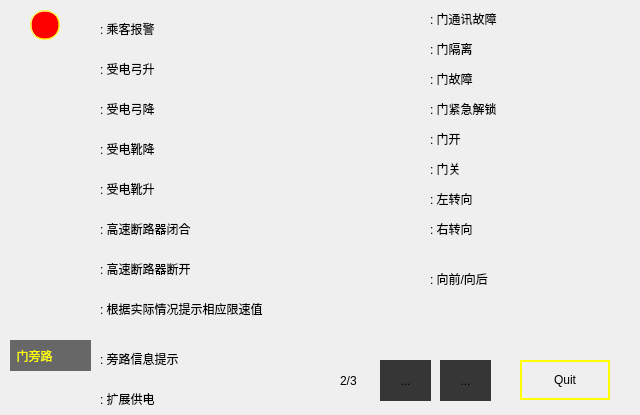
<?xml version="1.0" encoding="UTF-8"?>
<ui version="4.0">
 <class>CMainHelpDialog2</class>
 <widget class="QDialog" name="CMainHelpDialog2">
  <property name="windowModality">
   <enum>Qt::ApplicationModal</enum>
  </property>
  <property name="geometry">
   <rect>
    <x>0</x>
    <y>0</y>
    <width>640</width>
    <height>415</height>
   </rect>
  </property>
  <property name="windowTitle">
   <string>Dialog</string>
  </property>
  <property name="sizeGripEnabled">
   <bool>false</bool>
  </property>
  <property name="modal">
   <bool>true</bool>
  </property>
  <widget class="QPushButton" name="quitPushButton">
   <property name="geometry">
    <rect>
     <x>520</x>
     <y>360</y>
     <width>90</width>
     <height>40</height>
    </rect>
   </property>
   <property name="font">
    <font/>
   </property>
   <property name="styleSheet">
    <string>border: 2px solid  rgb(255, 255, 0);

</string>
   </property>
   <property name="text">
    <string>Quit</string>
   </property>
  </widget>
  <widget class="QToolButton" name="downToolButton">
   <property name="enabled">
    <bool>true</bool>
   </property>
   <property name="geometry">
    <rect>
     <x>380</x>
     <y>360</y>
     <width>51</width>
     <height>41</height>
    </rect>
   </property>
   <property name="styleSheet">
    <string notr="true">background-color: rgb(54, 54, 54);
border: 0px solid;</string>
   </property>
   <property name="text">
    <string>...</string>
   </property>
   <property name="icon">
    <iconset>
     <normaloff>resource/image/down.png</normaloff>resource/image/down.png</iconset>
   </property>
   <property name="iconSize">
    <size>
     <width>48</width>
     <height>48</height>
    </size>
   </property>
  </widget>
  <widget class="QToolButton" name="upToolButton">
   <property name="geometry">
    <rect>
     <x>440</x>
     <y>360</y>
     <width>51</width>
     <height>41</height>
    </rect>
   </property>
   <property name="styleSheet">
    <string notr="true">background-color: rgb(54, 54, 54);
border: 0px solid;</string>
   </property>
   <property name="text">
    <string>...</string>
   </property>
   <property name="icon">
    <iconset>
     <normaloff>resource/image/up.png</normaloff>resource/image/up.png</iconset>
   </property>
   <property name="iconSize">
    <size>
     <width>48</width>
     <height>48</height>
    </size>
   </property>
  </widget>
  <widget class="QLabel" name="currentPageLabel">
   <property name="geometry">
    <rect>
     <x>340</x>
     <y>360</y>
     <width>31</width>
     <height>41</height>
    </rect>
   </property>
   <property name="font">
    <font/>
   </property>
   <property name="styleSheet">
    <string/>
   </property>
   <property name="text">
    <string>2/3</string>
   </property>
  </widget>
  <widget class="QLabel" name="Label1_10">
   <property name="geometry">
    <rect>
     <x>100</x>
     <y>100</y>
     <width>201</width>
     <height>17</height>
    </rect>
   </property>
   <property name="font">
    <font/>
   </property>
   <property name="styleSheet">
    <string/>
   </property>
   <property name="text">
    <string>: 受电弓降</string>
   </property>
  </widget>
  <widget class="QLabel" name="Label1_9">
   <property name="geometry">
    <rect>
     <x>100</x>
     <y>180</y>
     <width>201</width>
     <height>17</height>
    </rect>
   </property>
   <property name="font">
    <font/>
   </property>
   <property name="styleSheet">
    <string/>
   </property>
   <property name="text">
    <string>: 受电靴升</string>
   </property>
  </widget>
  <widget class="QLabel" name="Label1_21">
   <property name="geometry">
    <rect>
     <x>100</x>
     <y>140</y>
     <width>220</width>
     <height>17</height>
    </rect>
   </property>
   <property name="font">
    <font/>
   </property>
   <property name="styleSheet">
    <string/>
   </property>
   <property name="text">
    <string>: 受电靴降</string>
   </property>
  </widget>
  <widget class="QLabel" name="Label1_22">
   <property name="geometry">
    <rect>
     <x>100</x>
     <y>60</y>
     <width>220</width>
     <height>17</height>
    </rect>
   </property>
   <property name="font">
    <font/>
   </property>
   <property name="styleSheet">
    <string/>
   </property>
   <property name="text">
    <string>: 受电弓升</string>
   </property>
  </widget>
  <widget class="QLabel" name="Label1_23">
   <property name="geometry">
    <rect>
     <x>100</x>
     <y>220</y>
     <width>220</width>
     <height>17</height>
    </rect>
   </property>
   <property name="font">
    <font/>
   </property>
   <property name="styleSheet">
    <string/>
   </property>
   <property name="text">
    <string>: 高速断路器闭合</string>
   </property>
  </widget>
  <widget class="QLabel" name="Label1_24">
   <property name="geometry">
    <rect>
     <x>100</x>
     <y>300</y>
     <width>220</width>
     <height>17</height>
    </rect>
   </property>
   <property name="font">
    <font/>
   </property>
   <property name="styleSheet">
    <string/>
   </property>
   <property name="text">
    <string>: 根据实际情况提示相应限速值</string>
   </property>
  </widget>
  <widget class="QLabel" name="Label1_28">
   <property name="geometry">
    <rect>
     <x>430</x>
     <y>10</y>
     <width>220</width>
     <height>17</height>
    </rect>
   </property>
   <property name="font">
    <font/>
   </property>
   <property name="styleSheet">
    <string/>
   </property>
   <property name="text">
    <string>: 门通讯故障</string>
   </property>
  </widget>
  <widget class="QLabel" name="label_2">
   <property name="geometry">
    <rect>
     <x>30</x>
     <y>50</y>
     <width>41</width>
     <height>31</height>
    </rect>
   </property>
   <property name="styleSheet">
    <string notr="true">border-image: url(:/new/prefix1/resource/image/pontup.png);</string>
   </property>
   <property name="text">
    <string/>
   </property>
  </widget>
  <widget class="QLabel" name="label_4">
   <property name="geometry">
    <rect>
     <x>30</x>
     <y>90</y>
     <width>41</width>
     <height>31</height>
    </rect>
   </property>
   <property name="styleSheet">
    <string notr="true">border-image: url(:/new/prefix1/resource/image/pontdown.png);</string>
   </property>
   <property name="text">
    <string/>
   </property>
  </widget>
  <widget class="QLabel" name="label_5">
   <property name="geometry">
    <rect>
     <x>30</x>
     <y>130</y>
     <width>41</width>
     <height>31</height>
    </rect>
   </property>
   <property name="styleSheet">
    <string notr="true">border-image: url(:/new/prefix1/resource/image/SHOEUP.png);</string>
   </property>
   <property name="text">
    <string/>
   </property>
  </widget>
  <widget class="QLabel" name="label_6">
   <property name="geometry">
    <rect>
     <x>30</x>
     <y>180</y>
     <width>41</width>
     <height>16</height>
    </rect>
   </property>
   <property name="styleSheet">
    <string notr="true">border-image: url(:/new/prefix1/resource/image/SHOEDOWN.png);</string>
   </property>
   <property name="text">
    <string/>
   </property>
  </widget>
  <widget class="QLabel" name="label_7">
   <property name="geometry">
    <rect>
     <x>30</x>
     <y>210</y>
     <width>41</width>
     <height>31</height>
    </rect>
   </property>
   <property name="styleSheet">
    <string notr="true">border-image: url(:/new/prefix1/resource/image/hscbclose.png);</string>
   </property>
   <property name="text">
    <string/>
   </property>
  </widget>
  <widget class="QLabel" name="label_8">
   <property name="geometry">
    <rect>
     <x>30</x>
     <y>250</y>
     <width>41</width>
     <height>31</height>
    </rect>
   </property>
   <property name="styleSheet">
    <string notr="true">border-image: url(:/new/prefix1/resource/image/hscbopen.png);</string>
   </property>
   <property name="text">
    <string/>
   </property>
  </widget>
  <widget class="QLabel" name="Label1_32">
   <property name="geometry">
    <rect>
     <x>100</x>
     <y>260</y>
     <width>220</width>
     <height>17</height>
    </rect>
   </property>
   <property name="font">
    <font/>
   </property>
   <property name="styleSheet">
    <string/>
   </property>
   <property name="text">
    <string>: 高速断路器断开</string>
   </property>
  </widget>
  <widget class="QLabel" name="label_9">
   <property name="geometry">
    <rect>
     <x>30</x>
     <y>290</y>
     <width>41</width>
     <height>41</height>
    </rect>
   </property>
   <property name="styleSheet">
    <string notr="true">border-image: url(:/new/prefix1/resource/image/speed_limit_10.png);</string>
   </property>
   <property name="text">
    <string/>
   </property>
  </widget>
  <widget class="QLabel" name="label_10">
   <property name="geometry">
    <rect>
     <x>10</x>
     <y>340</y>
     <width>81</width>
     <height>31</height>
    </rect>
   </property>
   <property name="styleSheet">
    <string notr="true">font: 12pt &quot;黑体&quot;;
background-color: rgb(103, 103, 103);
color: rgb(255, 255, 0);
</string>
   </property>
   <property name="text">
    <string>  门旁路</string>
   </property>
  </widget>
  <widget class="QLabel" name="Label1_33">
   <property name="geometry">
    <rect>
     <x>100</x>
     <y>350</y>
     <width>220</width>
     <height>17</height>
    </rect>
   </property>
   <property name="font">
    <font/>
   </property>
   <property name="styleSheet">
    <string/>
   </property>
   <property name="text">
    <string>: 旁路信息提示</string>
   </property>
  </widget>
  <widget class="QLabel" name="label_11">
   <property name="geometry">
    <rect>
     <x>390</x>
     <y>10</y>
     <width>21</width>
     <height>21</height>
    </rect>
   </property>
   <property name="styleSheet">
    <string notr="true">border-image: url(:/new/prefix1/resource/image/DOOR1.png);</string>
   </property>
   <property name="text">
    <string/>
   </property>
  </widget>
  <widget class="QLabel" name="label_12">
   <property name="geometry">
    <rect>
     <x>390</x>
     <y>40</y>
     <width>21</width>
     <height>21</height>
    </rect>
   </property>
   <property name="styleSheet">
    <string notr="true">border-image: url(:/new/prefix1/resource/image/DOOR11.png);</string>
   </property>
   <property name="text">
    <string/>
   </property>
  </widget>
  <widget class="QLabel" name="label_13">
   <property name="geometry">
    <rect>
     <x>390</x>
     <y>130</y>
     <width>21</width>
     <height>21</height>
    </rect>
   </property>
   <property name="styleSheet">
    <string notr="true">border-image: url(:/new/prefix1/resource/image/DOOR14.png);</string>
   </property>
   <property name="text">
    <string/>
   </property>
  </widget>
  <widget class="QLabel" name="label_14">
   <property name="geometry">
    <rect>
     <x>390</x>
     <y>100</y>
     <width>21</width>
     <height>21</height>
    </rect>
   </property>
   <property name="styleSheet">
    <string notr="true">border-image: url(:/new/prefix1/resource/image/DOOR12.png);</string>
   </property>
   <property name="text">
    <string/>
   </property>
  </widget>
  <widget class="QLabel" name="label_15">
   <property name="geometry">
    <rect>
     <x>390</x>
     <y>160</y>
     <width>21</width>
     <height>21</height>
    </rect>
   </property>
   <property name="styleSheet">
    <string notr="true">border-image: url(:/new/prefix1/resource/image/DOOR15.png);</string>
   </property>
   <property name="text">
    <string/>
   </property>
  </widget>
  <widget class="QLabel" name="label_16">
   <property name="geometry">
    <rect>
     <x>390</x>
     <y>70</y>
     <width>21</width>
     <height>21</height>
    </rect>
   </property>
   <property name="styleSheet">
    <string notr="true">border-image: url(:/new/prefix1/resource/image/DOOR13.png);</string>
   </property>
   <property name="text">
    <string/>
   </property>
  </widget>
  <widget class="QLabel" name="Label1_30">
   <property name="geometry">
    <rect>
     <x>430</x>
     <y>40</y>
     <width>220</width>
     <height>17</height>
    </rect>
   </property>
   <property name="font">
    <font/>
   </property>
   <property name="styleSheet">
    <string/>
   </property>
   <property name="text">
    <string>: 门隔离</string>
   </property>
  </widget>
  <widget class="QLabel" name="Label1_34">
   <property name="geometry">
    <rect>
     <x>430</x>
     <y>70</y>
     <width>220</width>
     <height>17</height>
    </rect>
   </property>
   <property name="font">
    <font/>
   </property>
   <property name="styleSheet">
    <string/>
   </property>
   <property name="text">
    <string>: 门故障</string>
   </property>
  </widget>
  <widget class="QLabel" name="Label1_35">
   <property name="geometry">
    <rect>
     <x>430</x>
     <y>100</y>
     <width>220</width>
     <height>17</height>
    </rect>
   </property>
   <property name="font">
    <font/>
   </property>
   <property name="styleSheet">
    <string/>
   </property>
   <property name="text">
    <string>: 门紧急解锁</string>
   </property>
  </widget>
  <widget class="QLabel" name="Label1_36">
   <property name="geometry">
    <rect>
     <x>430</x>
     <y>130</y>
     <width>220</width>
     <height>17</height>
    </rect>
   </property>
   <property name="font">
    <font/>
   </property>
   <property name="styleSheet">
    <string/>
   </property>
   <property name="text">
    <string>: 门开</string>
   </property>
  </widget>
  <widget class="QLabel" name="Label1_37">
   <property name="geometry">
    <rect>
     <x>430</x>
     <y>160</y>
     <width>220</width>
     <height>17</height>
    </rect>
   </property>
   <property name="font">
    <font/>
   </property>
   <property name="styleSheet">
    <string/>
   </property>
   <property name="text">
    <string>: 门关</string>
   </property>
  </widget>
  <widget class="QLabel" name="label_17">
   <property name="geometry">
    <rect>
     <x>30</x>
     <y>380</y>
     <width>41</width>
     <height>31</height>
    </rect>
   </property>
   <property name="styleSheet">
    <string notr="true">border-image: url(:/new/prefix1/resource/image/EX1.png);</string>
   </property>
   <property name="text">
    <string/>
   </property>
  </widget>
  <widget class="QLabel" name="Label1_38">
   <property name="geometry">
    <rect>
     <x>100</x>
     <y>390</y>
     <width>220</width>
     <height>17</height>
    </rect>
   </property>
   <property name="font">
    <font/>
   </property>
   <property name="styleSheet">
    <string/>
   </property>
   <property name="text">
    <string>: 扩展供电</string>
   </property>
  </widget>
  <widget class="QLabel" name="label_18">
   <property name="geometry">
    <rect>
     <x>380</x>
     <y>190</y>
     <width>41</width>
     <height>21</height>
    </rect>
   </property>
   <property name="styleSheet">
    <string notr="true">border-image: url(:/new/prefix1/resource/image/Arrow_Oringe_L.bmp);</string>
   </property>
   <property name="text">
    <string/>
   </property>
  </widget>
  <widget class="QLabel" name="Label1_39">
   <property name="geometry">
    <rect>
     <x>430</x>
     <y>190</y>
     <width>220</width>
     <height>17</height>
    </rect>
   </property>
   <property name="font">
    <font/>
   </property>
   <property name="styleSheet">
    <string/>
   </property>
   <property name="text">
    <string>: 左转向</string>
   </property>
  </widget>
  <widget class="QLabel" name="label_19">
   <property name="geometry">
    <rect>
     <x>380</x>
     <y>220</y>
     <width>41</width>
     <height>21</height>
    </rect>
   </property>
   <property name="styleSheet">
    <string notr="true">border-image: url(:/new/prefix1/resource/image/Arrow_Oringe_R.bmp);</string>
   </property>
   <property name="text">
    <string/>
   </property>
  </widget>
  <widget class="QLabel" name="Label1_40">
   <property name="geometry">
    <rect>
     <x>430</x>
     <y>220</y>
     <width>220</width>
     <height>17</height>
    </rect>
   </property>
   <property name="font">
    <font/>
   </property>
   <property name="styleSheet">
    <string/>
   </property>
   <property name="text">
    <string>: 右转向</string>
   </property>
  </widget>
  <widget class="QLabel" name="label_20">
   <property name="geometry">
    <rect>
     <x>380</x>
     <y>250</y>
     <width>16</width>
     <height>61</height>
    </rect>
   </property>
   <property name="styleSheet">
    <string notr="true">border-image: url(:/new/prefix1/resource/image/left_Direc_green.png);</string>
   </property>
   <property name="text">
    <string/>
   </property>
  </widget>
  <widget class="QLabel" name="Label1_41">
   <property name="geometry">
    <rect>
     <x>430</x>
     <y>270</y>
     <width>220</width>
     <height>17</height>
    </rect>
   </property>
   <property name="font">
    <font/>
   </property>
   <property name="styleSheet">
    <string/>
   </property>
   <property name="text">
    <string>: 向前/向后</string>
   </property>
  </widget>
  <widget class="QLabel" name="label_21">
   <property name="geometry">
    <rect>
     <x>400</x>
     <y>250</y>
     <width>16</width>
     <height>61</height>
    </rect>
   </property>
   <property name="styleSheet">
    <string notr="true">
border-image: url(:/new/prefix1/resource/image/right_Direc_green.png);</string>
   </property>
   <property name="text">
    <string/>
   </property>
  </widget>
  <widget class="QLabel" name="label_3">
   <property name="geometry">
    <rect>
     <x>30</x>
     <y>10</y>
     <width>30</width>
     <height>30</height>
    </rect>
   </property>
   <property name="styleSheet">
    <string notr="true">border-radius: 15px;
border: 1px groove yellow;background-color: rgb(255, 0, 0);</string>
   </property>
   <property name="text">
    <string/>
   </property>
  </widget>
  <widget class="QLabel" name="Label1_25">
   <property name="geometry">
    <rect>
     <x>100</x>
     <y>20</y>
     <width>220</width>
     <height>17</height>
    </rect>
   </property>
   <property name="font">
    <font/>
   </property>
   <property name="styleSheet">
    <string/>
   </property>
   <property name="text">
    <string>: 乘客报警</string>
   </property>
  </widget>
 </widget>
 <resources/>
 <connections/>
</ui>
